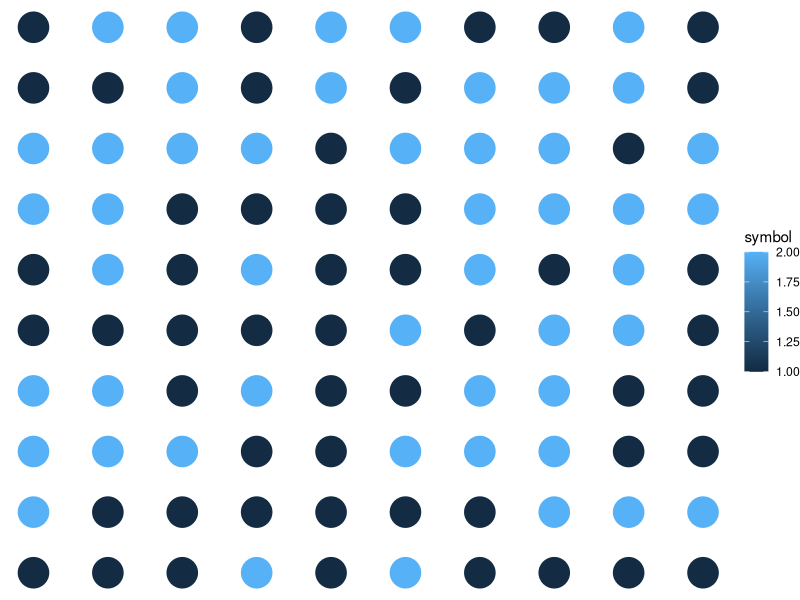

The R source for this figure:
library(ggplot2)

df <- expand.grid(
  X = 1:10,
  Y = 1:10
)

df$symbol <- sample(x = 1:2, size = 100, replace = TRUE)

ggplot(data = df, mapping = aes(X, Y, color = symbol)) + 
  geom_point(size = 10) +
  theme(legend.position = "none") + 
  theme_void()
